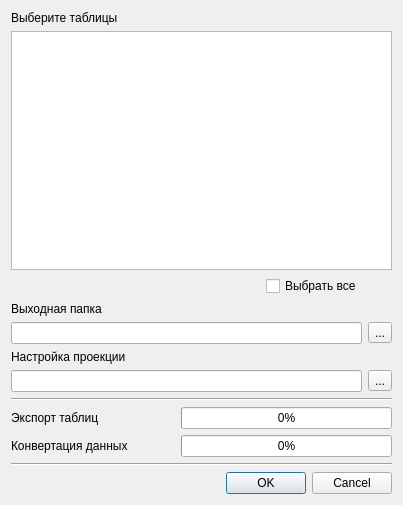
<?xml version="1.0" encoding="UTF-8"?>
<ui version="4.0">
 <class>Dialog_export</class>
 <widget class="QDialog" name="Dialog_export">
  <property name="geometry">
   <rect>
    <x>0</x>
    <y>0</y>
    <width>403</width>
    <height>505</height>
   </rect>
  </property>
  <property name="minimumSize">
   <size>
    <width>0</width>
    <height>0</height>
   </size>
  </property>
  <property name="maximumSize">
   <size>
    <width>16777215</width>
    <height>16777215</height>
   </size>
  </property>
  <property name="windowTitle">
   <string>Экспорт таблиц</string>
  </property>
  <property name="windowIcon">
   <iconset>
    <normaloff>icon/logo.png</normaloff>icon/logo.png</iconset>
  </property>
  <layout class="QGridLayout" name="gridLayout_2">
   <item row="0" column="0">
    <layout class="QGridLayout" name="gridLayout">
     <item row="0" column="0" colspan="2">
      <widget class="QLabel" name="lab1">
       <property name="text">
        <string>Выберите таблицы</string>
       </property>
      </widget>
     </item>
     <item row="1" column="0" colspan="5">
      <widget class="QTableWidget" name="tableWidget"/>
     </item>
     <item row="2" column="3">
      <widget class="QCheckBox" name="checkBox_selectAll">
       <property name="layoutDirection">
        <enum>Qt::LeftToRight</enum>
       </property>
       <property name="text">
        <string>Выбрать все</string>
       </property>
      </widget>
     </item>
     <item row="3" column="0" colspan="2">
      <widget class="QLabel" name="lab2">
       <property name="text">
        <string>Выходная папка</string>
       </property>
      </widget>
     </item>
     <item row="4" column="4">
      <widget class="QToolButton" name="toolB_selectWay">
       <property name="text">
        <string>...</string>
       </property>
      </widget>
     </item>
     <item row="5" column="0" colspan="2">
      <widget class="QLabel" name="lab3">
       <property name="text">
        <string>Настройка проекции</string>
       </property>
      </widget>
     </item>
     <item row="6" column="4">
      <widget class="QToolButton" name="toolB_selectCK">
       <property name="text">
        <string>...</string>
       </property>
      </widget>
     </item>
     <item row="7" column="0" colspan="5">
      <widget class="Line" name="line">
       <property name="orientation">
        <enum>Qt::Horizontal</enum>
       </property>
      </widget>
     </item>
     <item row="8" column="0" colspan="2">
      <widget class="QLabel" name="lab4">
       <property name="text">
        <string>Экспорт таблиц</string>
       </property>
      </widget>
     </item>
     <item row="8" column="2" colspan="3">
      <widget class="QProgressBar" name="progBar_tab">
       <property name="value">
        <number>0</number>
       </property>
       <property name="alignment">
        <set>Qt::AlignCenter</set>
       </property>
      </widget>
     </item>
     <item row="9" column="0" colspan="2">
      <widget class="QLabel" name="lab5">
       <property name="text">
        <string>Конвертация данных</string>
       </property>
      </widget>
     </item>
     <item row="9" column="2" colspan="3">
      <widget class="QProgressBar" name="progBar_data">
       <property name="value">
        <number>0</number>
       </property>
       <property name="alignment">
        <set>Qt::AlignCenter</set>
       </property>
      </widget>
     </item>
     <item row="10" column="0" colspan="5">
      <widget class="Line" name="line_2">
       <property name="orientation">
        <enum>Qt::Horizontal</enum>
       </property>
      </widget>
     </item>
     <item row="11" column="2" colspan="3">
      <widget class="QDialogButtonBox" name="buttonBox">
       <property name="orientation">
        <enum>Qt::Horizontal</enum>
       </property>
       <property name="standardButtons">
        <set>QDialogButtonBox::Cancel|QDialogButtonBox::Ok</set>
       </property>
      </widget>
     </item>
     <item row="4" column="0" colspan="4">
      <widget class="QLineEdit" name="lineEdit_way"/>
     </item>
     <item row="6" column="0" colspan="4">
      <widget class="QLineEdit" name="lineEdit_CK"/>
     </item>
    </layout>
   </item>
  </layout>
 </widget>
 <resources/>
 <connections>
  <connection>
   <sender>buttonBox</sender>
   <signal>accepted()</signal>
   <receiver>Dialog_export</receiver>
   <slot>accept()</slot>
   <hints>
    <hint type="sourcelabel">
     <x>248</x>
     <y>254</y>
    </hint>
    <hint type="destinationlabel">
     <x>157</x>
     <y>274</y>
    </hint>
   </hints>
  </connection>
  <connection>
   <sender>buttonBox</sender>
   <signal>rejected()</signal>
   <receiver>Dialog_export</receiver>
   <slot>reject()</slot>
   <hints>
    <hint type="sourcelabel">
     <x>316</x>
     <y>260</y>
    </hint>
    <hint type="destinationlabel">
     <x>286</x>
     <y>274</y>
    </hint>
   </hints>
  </connection>
 </connections>
</ui>
